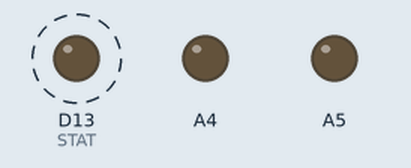
Recording of a sketch running on a simulated Arduino Zero (SAMD21). On the bench: output pins drawn as LEDs (lit = HIGH). Dashed ring = blinking. What the sketch prints to the serial monitor is not drawn.

Above: at 0.5 s.
Timing chart, 0 to 4.6 s (numbered marks = the images above):
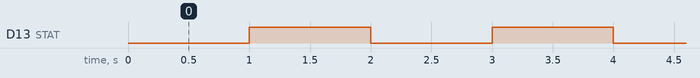

The sketch:

blink.ino
```cpp
/*
  The Brain - Master Controller for AVC/PRS Vehicle
  Nathan Seidle
  SparkFun Electronics
  3/27/2016

  Master controller sends bytes to the steering controller and read values from
  locomotion controller, sensor collator, and laser collator

  From all the sensor information we make the navigation decisions

  I2C Connections:
  SDA: Blue on bus
  SCL: Green on Bus
*/

#include <SimpleTimer.h> //https://github.com/jfturcot/SimpleTimer
#include <Wire.h> //Needed for I2C slave communication

#define STAT 13

SimpleTimer timer;
long secondTimerID;

//Number of milliseconds between
#define CHECKIN_PERIOD 100L

//Global variables
//-=-=-=-=-=-=-=-=-=-=-=-=-=-=-=-=-=-=-=-=-=-=-=-=
boolean statLEDon = false; //Keep track of the state of the status LED because there is MOSFET controlling it

//-=-=-=-=-=-=-=-=-=-=-=-=-=-=-=-=-=-=-=-=-=-=-=-=

//0x0D is locomotion controller
//0x0E is Sensor Collator
//0x0F is Laser Collator
//0x1E is HMC5883L magneto

#define LOCOMOTION_ADDRESS 0x0D
#define SENSOR_COLLATOR_ADDRESS 0x0E
#define LASER_COLLATOR_ADDRESS 0x0F
#define DISPLAY_ADDRESS1 0x72 //This is the default address of the OpenLCD

int cycles = 0;

void setup()
{
  pinMode(STAT, OUTPUT);

  SerialUSB.begin(115200);
  //while(!SerialUSB);

  secondTimerID = timer.setInterval(1000L, secondPassed); //Call secondPassed every Xms

  SerialUSB.println("LCD Testing");

  pinMode(A4, OUTPUT);
  pinMode(A5, OUTPUT);
}

void loop()
{
  timer.run(); //Update any timers we are running
}

//Blink the status LED to show we are alive
void secondPassed()
{
  if (statLEDon == false)
  {
    digitalWrite(STAT, HIGH);
    statLEDon = true;
  }
  else
  {
    digitalWrite(STAT, LOW);
    statLEDon = false;
  }
}
```

Measured:
- by itself, D13 (STAT): alternates HIGH for 1.0 s and LOW for 1.0 s
